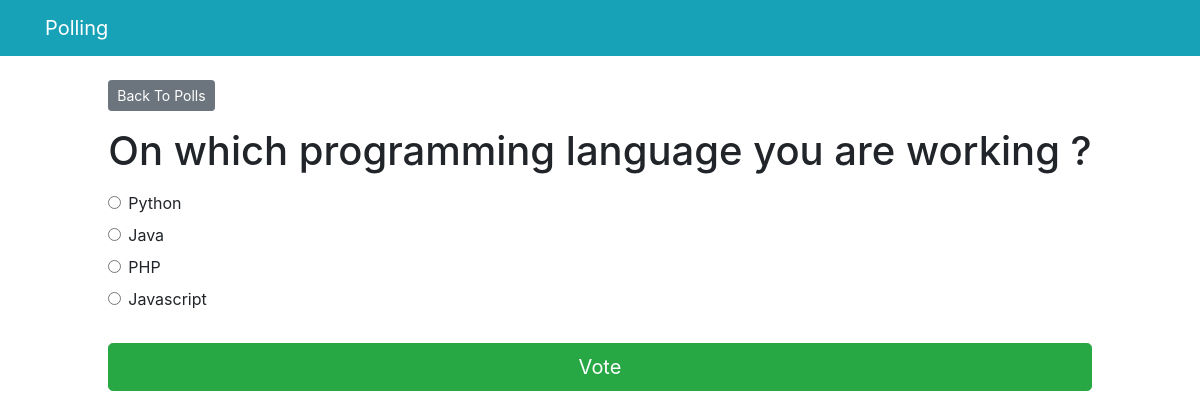
The page /polls/1/ on the database its author committed.
### polls/models.py (models this page shows, shortened)
class Question(models.Model):
	question_text = models.CharField(max_length = 200)
	pub_date = models.DateTimeField('date published')

class Choice(models.Model):
	question = models.ForeignKey(Question, on_delete = models.CASCADE)
	choice_text = models.CharField(max_length = 200)
	votes = models.IntegerField(default = 0)

### polls/views.py (the view)
# urls.py: path('<int:question_id>/', views.detail, name ='detail'),
def detail(request, question_id):
	try:
		question = Question.objects.get(pk = question_id)
	except Question.DoesNotExist:
		raise Http404("Question does not exist")
	return render(request, 'polls/detail.html', {'question': question})

### templates/polls/detail.html (shortened to what this page needs)
{% extends 'base.html' %}
{% block content %}
<a class ="btn btn-secondary btn-sm mb-3" href ="{% url 'polls:index' %}">Back To Polls</a>
<h1 class ="text-center mb-3">{{ question.question_text }}</h1>
<form action ="{% url 'polls:vote' question.id %}" method ="post">
	{% for choice in question.choice_set.all %}
	<div class ="form-check">
		<input type ="radio" name ="choice" class ="form-check-input" id ="choice{{ forloop.counter }}"
			value ="{{ choice.id }}" />
		<label for ="choice{{ forloop.counter }}">{{ choice.choice_text }}</label>
	</div>
	{% endfor %}
	<input type ="submit" value ="Vote" class ="btn btn-success btn-lg btn-block mt-4" />
</form>
{% endblock %}

### rows shown on the page
Question: question_text "On which programming language you are working ?"
Choice: choice_text "Python"
Choice: choice_text "Java"
Choice: choice_text "PHP"
Choice: choice_text "Javascript"
